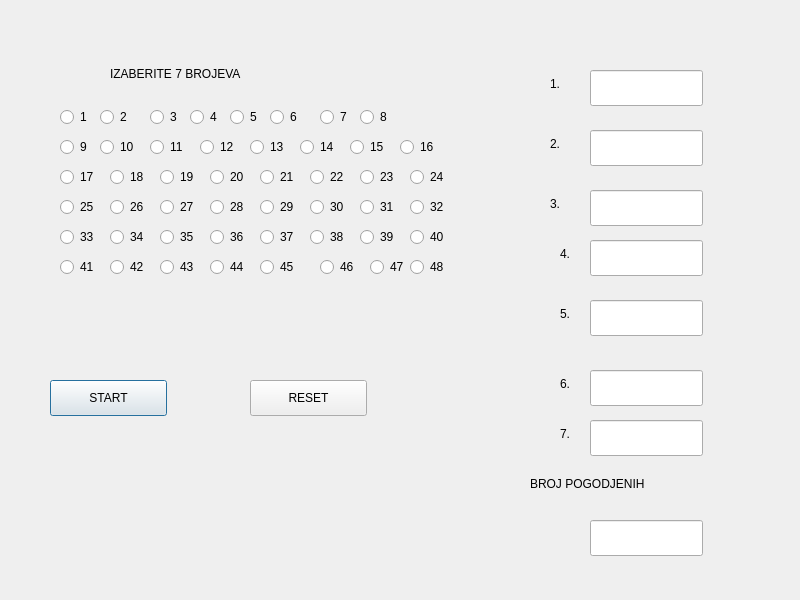
<?xml version="1.0" encoding="UTF-8"?>
<ui version="4.0">
 <class>Dialog</class>
 <widget class="QDialog" name="Dialog">
  <property name="geometry">
   <rect>
    <x>0</x>
    <y>0</y>
    <width>800</width>
    <height>600</height>
   </rect>
  </property>
  <property name="windowTitle">
   <string>Dialog</string>
  </property>
  <widget class="QRadioButton" name="Button1">
   <property name="geometry">
    <rect>
     <x>60</x>
     <y>100</y>
     <width>41</width>
     <height>34</height>
    </rect>
   </property>
   <property name="text">
    <string>1</string>
   </property>
   <property name="autoExclusive">
    <bool>false</bool>
   </property>
  </widget>
  <widget class="QRadioButton" name="Button2">
   <property name="geometry">
    <rect>
     <x>100</x>
     <y>100</y>
     <width>41</width>
     <height>34</height>
    </rect>
   </property>
   <property name="text">
    <string>2</string>
   </property>
   <property name="autoExclusive">
    <bool>false</bool>
   </property>
  </widget>
  <widget class="QRadioButton" name="Button3">
   <property name="geometry">
    <rect>
     <x>150</x>
     <y>100</y>
     <width>41</width>
     <height>34</height>
    </rect>
   </property>
   <property name="text">
    <string>3</string>
   </property>
   <property name="autoExclusive">
    <bool>false</bool>
   </property>
  </widget>
  <widget class="QRadioButton" name="Button4">
   <property name="geometry">
    <rect>
     <x>190</x>
     <y>100</y>
     <width>41</width>
     <height>34</height>
    </rect>
   </property>
   <property name="text">
    <string>4</string>
   </property>
   <property name="autoExclusive">
    <bool>false</bool>
   </property>
  </widget>
  <widget class="QRadioButton" name="Button5">
   <property name="geometry">
    <rect>
     <x>230</x>
     <y>100</y>
     <width>41</width>
     <height>34</height>
    </rect>
   </property>
   <property name="text">
    <string>5</string>
   </property>
   <property name="autoExclusive">
    <bool>false</bool>
   </property>
  </widget>
  <widget class="QRadioButton" name="Button6">
   <property name="geometry">
    <rect>
     <x>270</x>
     <y>100</y>
     <width>41</width>
     <height>34</height>
    </rect>
   </property>
   <property name="text">
    <string>6</string>
   </property>
   <property name="autoExclusive">
    <bool>false</bool>
   </property>
  </widget>
  <widget class="QRadioButton" name="Button7">
   <property name="geometry">
    <rect>
     <x>320</x>
     <y>100</y>
     <width>41</width>
     <height>34</height>
    </rect>
   </property>
   <property name="text">
    <string>7</string>
   </property>
   <property name="autoExclusive">
    <bool>false</bool>
   </property>
  </widget>
  <widget class="QRadioButton" name="Button8">
   <property name="geometry">
    <rect>
     <x>360</x>
     <y>100</y>
     <width>41</width>
     <height>34</height>
    </rect>
   </property>
   <property name="text">
    <string>8</string>
   </property>
   <property name="autoExclusive">
    <bool>false</bool>
   </property>
  </widget>
  <widget class="QRadioButton" name="Button9">
   <property name="geometry">
    <rect>
     <x>60</x>
     <y>130</y>
     <width>51</width>
     <height>34</height>
    </rect>
   </property>
   <property name="text">
    <string>9</string>
   </property>
   <property name="autoExclusive">
    <bool>false</bool>
   </property>
  </widget>
  <widget class="QRadioButton" name="Button10">
   <property name="geometry">
    <rect>
     <x>100</x>
     <y>130</y>
     <width>51</width>
     <height>34</height>
    </rect>
   </property>
   <property name="text">
    <string>10</string>
   </property>
   <property name="autoExclusive">
    <bool>false</bool>
   </property>
  </widget>
  <widget class="QRadioButton" name="Button11">
   <property name="geometry">
    <rect>
     <x>150</x>
     <y>130</y>
     <width>51</width>
     <height>34</height>
    </rect>
   </property>
   <property name="text">
    <string>11</string>
   </property>
   <property name="autoExclusive">
    <bool>false</bool>
   </property>
  </widget>
  <widget class="QRadioButton" name="Button12">
   <property name="geometry">
    <rect>
     <x>200</x>
     <y>130</y>
     <width>41</width>
     <height>34</height>
    </rect>
   </property>
   <property name="text">
    <string>12</string>
   </property>
   <property name="autoExclusive">
    <bool>false</bool>
   </property>
  </widget>
  <widget class="QRadioButton" name="Button13">
   <property name="geometry">
    <rect>
     <x>250</x>
     <y>130</y>
     <width>41</width>
     <height>34</height>
    </rect>
   </property>
   <property name="text">
    <string>13</string>
   </property>
   <property name="autoExclusive">
    <bool>false</bool>
   </property>
  </widget>
  <widget class="QRadioButton" name="Button14">
   <property name="geometry">
    <rect>
     <x>300</x>
     <y>130</y>
     <width>41</width>
     <height>34</height>
    </rect>
   </property>
   <property name="text">
    <string>14</string>
   </property>
   <property name="autoExclusive">
    <bool>false</bool>
   </property>
  </widget>
  <widget class="QRadioButton" name="Button15">
   <property name="geometry">
    <rect>
     <x>350</x>
     <y>130</y>
     <width>61</width>
     <height>34</height>
    </rect>
   </property>
   <property name="text">
    <string>15</string>
   </property>
   <property name="autoExclusive">
    <bool>false</bool>
   </property>
  </widget>
  <widget class="QRadioButton" name="Button16">
   <property name="geometry">
    <rect>
     <x>400</x>
     <y>130</y>
     <width>51</width>
     <height>34</height>
    </rect>
   </property>
   <property name="text">
    <string>16</string>
   </property>
   <property name="autoExclusive">
    <bool>false</bool>
   </property>
  </widget>
  <widget class="QRadioButton" name="Button17">
   <property name="geometry">
    <rect>
     <x>60</x>
     <y>160</y>
     <width>51</width>
     <height>34</height>
    </rect>
   </property>
   <property name="text">
    <string>17</string>
   </property>
   <property name="autoExclusive">
    <bool>false</bool>
   </property>
  </widget>
  <widget class="QRadioButton" name="Button18">
   <property name="geometry">
    <rect>
     <x>110</x>
     <y>160</y>
     <width>51</width>
     <height>34</height>
    </rect>
   </property>
   <property name="text">
    <string>18</string>
   </property>
   <property name="autoExclusive">
    <bool>false</bool>
   </property>
  </widget>
  <widget class="QRadioButton" name="Button19">
   <property name="geometry">
    <rect>
     <x>160</x>
     <y>160</y>
     <width>51</width>
     <height>34</height>
    </rect>
   </property>
   <property name="text">
    <string>19</string>
   </property>
   <property name="autoExclusive">
    <bool>false</bool>
   </property>
  </widget>
  <widget class="QRadioButton" name="Button20">
   <property name="geometry">
    <rect>
     <x>210</x>
     <y>160</y>
     <width>51</width>
     <height>34</height>
    </rect>
   </property>
   <property name="text">
    <string>20</string>
   </property>
   <property name="autoExclusive">
    <bool>false</bool>
   </property>
  </widget>
  <widget class="QRadioButton" name="Button21">
   <property name="geometry">
    <rect>
     <x>260</x>
     <y>160</y>
     <width>51</width>
     <height>34</height>
    </rect>
   </property>
   <property name="text">
    <string>21</string>
   </property>
   <property name="autoExclusive">
    <bool>false</bool>
   </property>
  </widget>
  <widget class="QRadioButton" name="Button22">
   <property name="geometry">
    <rect>
     <x>310</x>
     <y>160</y>
     <width>51</width>
     <height>34</height>
    </rect>
   </property>
   <property name="text">
    <string>22</string>
   </property>
   <property name="autoExclusive">
    <bool>false</bool>
   </property>
  </widget>
  <widget class="QRadioButton" name="Button23">
   <property name="geometry">
    <rect>
     <x>360</x>
     <y>160</y>
     <width>51</width>
     <height>34</height>
    </rect>
   </property>
   <property name="text">
    <string>23</string>
   </property>
   <property name="autoExclusive">
    <bool>false</bool>
   </property>
  </widget>
  <widget class="QRadioButton" name="Button24">
   <property name="geometry">
    <rect>
     <x>410</x>
     <y>160</y>
     <width>51</width>
     <height>34</height>
    </rect>
   </property>
   <property name="text">
    <string>24</string>
   </property>
   <property name="autoExclusive">
    <bool>false</bool>
   </property>
  </widget>
  <widget class="QRadioButton" name="Button25">
   <property name="geometry">
    <rect>
     <x>60</x>
     <y>190</y>
     <width>51</width>
     <height>34</height>
    </rect>
   </property>
   <property name="text">
    <string>25</string>
   </property>
   <property name="autoExclusive">
    <bool>false</bool>
   </property>
  </widget>
  <widget class="QRadioButton" name="Button26">
   <property name="geometry">
    <rect>
     <x>110</x>
     <y>190</y>
     <width>51</width>
     <height>34</height>
    </rect>
   </property>
   <property name="text">
    <string>26</string>
   </property>
   <property name="autoExclusive">
    <bool>false</bool>
   </property>
  </widget>
  <widget class="QRadioButton" name="Button27">
   <property name="geometry">
    <rect>
     <x>160</x>
     <y>190</y>
     <width>51</width>
     <height>34</height>
    </rect>
   </property>
   <property name="text">
    <string>27</string>
   </property>
   <property name="autoExclusive">
    <bool>false</bool>
   </property>
  </widget>
  <widget class="QRadioButton" name="Button28">
   <property name="geometry">
    <rect>
     <x>210</x>
     <y>190</y>
     <width>51</width>
     <height>34</height>
    </rect>
   </property>
   <property name="text">
    <string>28</string>
   </property>
   <property name="autoExclusive">
    <bool>false</bool>
   </property>
  </widget>
  <widget class="QRadioButton" name="Button29">
   <property name="geometry">
    <rect>
     <x>260</x>
     <y>190</y>
     <width>51</width>
     <height>34</height>
    </rect>
   </property>
   <property name="text">
    <string>29</string>
   </property>
   <property name="autoExclusive">
    <bool>false</bool>
   </property>
  </widget>
  <widget class="QRadioButton" name="Button30">
   <property name="geometry">
    <rect>
     <x>310</x>
     <y>190</y>
     <width>51</width>
     <height>34</height>
    </rect>
   </property>
   <property name="text">
    <string>30</string>
   </property>
   <property name="autoExclusive">
    <bool>false</bool>
   </property>
  </widget>
  <widget class="QRadioButton" name="Button31">
   <property name="geometry">
    <rect>
     <x>360</x>
     <y>190</y>
     <width>51</width>
     <height>34</height>
    </rect>
   </property>
   <property name="text">
    <string>31</string>
   </property>
   <property name="autoExclusive">
    <bool>false</bool>
   </property>
  </widget>
  <widget class="QRadioButton" name="Button32">
   <property name="geometry">
    <rect>
     <x>410</x>
     <y>190</y>
     <width>51</width>
     <height>34</height>
    </rect>
   </property>
   <property name="text">
    <string>32</string>
   </property>
   <property name="autoExclusive">
    <bool>false</bool>
   </property>
  </widget>
  <widget class="QRadioButton" name="Button33">
   <property name="geometry">
    <rect>
     <x>60</x>
     <y>220</y>
     <width>51</width>
     <height>34</height>
    </rect>
   </property>
   <property name="text">
    <string>33</string>
   </property>
   <property name="autoExclusive">
    <bool>false</bool>
   </property>
  </widget>
  <widget class="QRadioButton" name="Button34">
   <property name="geometry">
    <rect>
     <x>110</x>
     <y>220</y>
     <width>51</width>
     <height>34</height>
    </rect>
   </property>
   <property name="text">
    <string>34</string>
   </property>
   <property name="autoExclusive">
    <bool>false</bool>
   </property>
  </widget>
  <widget class="QRadioButton" name="Button35">
   <property name="geometry">
    <rect>
     <x>160</x>
     <y>220</y>
     <width>51</width>
     <height>34</height>
    </rect>
   </property>
   <property name="text">
    <string>35</string>
   </property>
   <property name="autoExclusive">
    <bool>false</bool>
   </property>
  </widget>
  <widget class="QRadioButton" name="Button36">
   <property name="geometry">
    <rect>
     <x>210</x>
     <y>220</y>
     <width>51</width>
     <height>34</height>
    </rect>
   </property>
   <property name="text">
    <string>36</string>
   </property>
   <property name="autoExclusive">
    <bool>false</bool>
   </property>
  </widget>
  <widget class="QRadioButton" name="Button37">
   <property name="geometry">
    <rect>
     <x>260</x>
     <y>220</y>
     <width>51</width>
     <height>34</height>
    </rect>
   </property>
   <property name="text">
    <string>37</string>
   </property>
   <property name="autoExclusive">
    <bool>false</bool>
   </property>
  </widget>
  <widget class="QRadioButton" name="Button38">
   <property name="geometry">
    <rect>
     <x>310</x>
     <y>220</y>
     <width>51</width>
     <height>34</height>
    </rect>
   </property>
   <property name="text">
    <string>38</string>
   </property>
   <property name="autoExclusive">
    <bool>false</bool>
   </property>
  </widget>
  <widget class="QRadioButton" name="Button39">
   <property name="geometry">
    <rect>
     <x>360</x>
     <y>220</y>
     <width>51</width>
     <height>34</height>
    </rect>
   </property>
   <property name="text">
    <string>39</string>
   </property>
   <property name="autoExclusive">
    <bool>false</bool>
   </property>
  </widget>
  <widget class="QRadioButton" name="Button40">
   <property name="geometry">
    <rect>
     <x>410</x>
     <y>220</y>
     <width>51</width>
     <height>34</height>
    </rect>
   </property>
   <property name="text">
    <string>40</string>
   </property>
   <property name="autoExclusive">
    <bool>false</bool>
   </property>
  </widget>
  <widget class="QRadioButton" name="Button41">
   <property name="geometry">
    <rect>
     <x>60</x>
     <y>250</y>
     <width>51</width>
     <height>34</height>
    </rect>
   </property>
   <property name="text">
    <string>41</string>
   </property>
   <property name="autoExclusive">
    <bool>false</bool>
   </property>
  </widget>
  <widget class="QRadioButton" name="Button42">
   <property name="geometry">
    <rect>
     <x>110</x>
     <y>250</y>
     <width>51</width>
     <height>34</height>
    </rect>
   </property>
   <property name="text">
    <string>42</string>
   </property>
   <property name="autoExclusive">
    <bool>false</bool>
   </property>
  </widget>
  <widget class="QRadioButton" name="Button43">
   <property name="geometry">
    <rect>
     <x>160</x>
     <y>250</y>
     <width>51</width>
     <height>34</height>
    </rect>
   </property>
   <property name="text">
    <string>43</string>
   </property>
   <property name="autoExclusive">
    <bool>false</bool>
   </property>
  </widget>
  <widget class="QRadioButton" name="Button44">
   <property name="geometry">
    <rect>
     <x>210</x>
     <y>250</y>
     <width>51</width>
     <height>34</height>
    </rect>
   </property>
   <property name="text">
    <string>44</string>
   </property>
   <property name="autoExclusive">
    <bool>false</bool>
   </property>
  </widget>
  <widget class="QRadioButton" name="Button45">
   <property name="geometry">
    <rect>
     <x>260</x>
     <y>250</y>
     <width>51</width>
     <height>34</height>
    </rect>
   </property>
   <property name="text">
    <string>45</string>
   </property>
   <property name="autoExclusive">
    <bool>false</bool>
   </property>
  </widget>
  <widget class="QRadioButton" name="Button46">
   <property name="geometry">
    <rect>
     <x>320</x>
     <y>250</y>
     <width>51</width>
     <height>34</height>
    </rect>
   </property>
   <property name="text">
    <string>46</string>
   </property>
   <property name="autoExclusive">
    <bool>false</bool>
   </property>
  </widget>
  <widget class="QRadioButton" name="Button47">
   <property name="geometry">
    <rect>
     <x>370</x>
     <y>250</y>
     <width>51</width>
     <height>34</height>
    </rect>
   </property>
   <property name="text">
    <string>47</string>
   </property>
   <property name="autoExclusive">
    <bool>false</bool>
   </property>
  </widget>
  <widget class="QRadioButton" name="Button48">
   <property name="geometry">
    <rect>
     <x>410</x>
     <y>250</y>
     <width>51</width>
     <height>34</height>
    </rect>
   </property>
   <property name="text">
    <string>48</string>
   </property>
   <property name="autoExclusive">
    <bool>false</bool>
   </property>
  </widget>
  <widget class="QLineEdit" name="lineEdit1">
   <property name="geometry">
    <rect>
     <x>590</x>
     <y>70</y>
     <width>113</width>
     <height>36</height>
    </rect>
   </property>
  </widget>
  <widget class="QLineEdit" name="lineEdit2">
   <property name="geometry">
    <rect>
     <x>590</x>
     <y>130</y>
     <width>113</width>
     <height>36</height>
    </rect>
   </property>
  </widget>
  <widget class="QLineEdit" name="lineEdit3">
   <property name="geometry">
    <rect>
     <x>590</x>
     <y>190</y>
     <width>113</width>
     <height>36</height>
    </rect>
   </property>
  </widget>
  <widget class="QLineEdit" name="lineEdit4">
   <property name="geometry">
    <rect>
     <x>590</x>
     <y>240</y>
     <width>113</width>
     <height>36</height>
    </rect>
   </property>
  </widget>
  <widget class="QLineEdit" name="lineEdit5">
   <property name="geometry">
    <rect>
     <x>590</x>
     <y>300</y>
     <width>113</width>
     <height>36</height>
    </rect>
   </property>
  </widget>
  <widget class="QLineEdit" name="lineEdit6">
   <property name="geometry">
    <rect>
     <x>590</x>
     <y>370</y>
     <width>113</width>
     <height>36</height>
    </rect>
   </property>
  </widget>
  <widget class="QPushButton" name="startButton">
   <property name="geometry">
    <rect>
     <x>50</x>
     <y>380</y>
     <width>117</width>
     <height>36</height>
    </rect>
   </property>
   <property name="text">
    <string>START</string>
   </property>
  </widget>
  <widget class="QPushButton" name="resetButton">
   <property name="geometry">
    <rect>
     <x>250</x>
     <y>380</y>
     <width>117</width>
     <height>36</height>
    </rect>
   </property>
   <property name="text">
    <string>RESET</string>
   </property>
  </widget>
  <widget class="QLineEdit" name="lineEdit7">
   <property name="geometry">
    <rect>
     <x>590</x>
     <y>420</y>
     <width>113</width>
     <height>36</height>
    </rect>
   </property>
  </widget>
  <widget class="QLabel" name="label">
   <property name="geometry">
    <rect>
     <x>550</x>
     <y>70</y>
     <width>31</width>
     <height>28</height>
    </rect>
   </property>
   <property name="text">
    <string>1.</string>
   </property>
  </widget>
  <widget class="QLabel" name="label_2">
   <property name="geometry">
    <rect>
     <x>550</x>
     <y>130</y>
     <width>31</width>
     <height>28</height>
    </rect>
   </property>
   <property name="text">
    <string>2.</string>
   </property>
  </widget>
  <widget class="QLabel" name="label_3">
   <property name="geometry">
    <rect>
     <x>550</x>
     <y>190</y>
     <width>31</width>
     <height>28</height>
    </rect>
   </property>
   <property name="text">
    <string>3.</string>
   </property>
  </widget>
  <widget class="QLabel" name="label_4">
   <property name="geometry">
    <rect>
     <x>560</x>
     <y>240</y>
     <width>31</width>
     <height>28</height>
    </rect>
   </property>
   <property name="text">
    <string>4.</string>
   </property>
  </widget>
  <widget class="QLabel" name="label_5">
   <property name="geometry">
    <rect>
     <x>560</x>
     <y>300</y>
     <width>31</width>
     <height>28</height>
    </rect>
   </property>
   <property name="text">
    <string>5.</string>
   </property>
  </widget>
  <widget class="QLabel" name="label_6">
   <property name="geometry">
    <rect>
     <x>560</x>
     <y>370</y>
     <width>21</width>
     <height>28</height>
    </rect>
   </property>
   <property name="text">
    <string>6.</string>
   </property>
  </widget>
  <widget class="QLabel" name="label_7">
   <property name="geometry">
    <rect>
     <x>560</x>
     <y>420</y>
     <width>31</width>
     <height>28</height>
    </rect>
   </property>
   <property name="text">
    <string>7.</string>
   </property>
  </widget>
  <widget class="QLabel" name="label_8">
   <property name="geometry">
    <rect>
     <x>110</x>
     <y>60</y>
     <width>261</width>
     <height>28</height>
    </rect>
   </property>
   <property name="text">
    <string>IZABERITE 7 BROJEVA</string>
   </property>
  </widget>
  <widget class="QLabel" name="label_9">
   <property name="geometry">
    <rect>
     <x>530</x>
     <y>470</y>
     <width>231</width>
     <height>28</height>
    </rect>
   </property>
   <property name="text">
    <string>BROJ POGODJENIH</string>
   </property>
  </widget>
  <widget class="QLineEdit" name="linePog">
   <property name="geometry">
    <rect>
     <x>590</x>
     <y>520</y>
     <width>113</width>
     <height>36</height>
    </rect>
   </property>
  </widget>
 </widget>
 <resources/>
 <connections/>
</ui>
